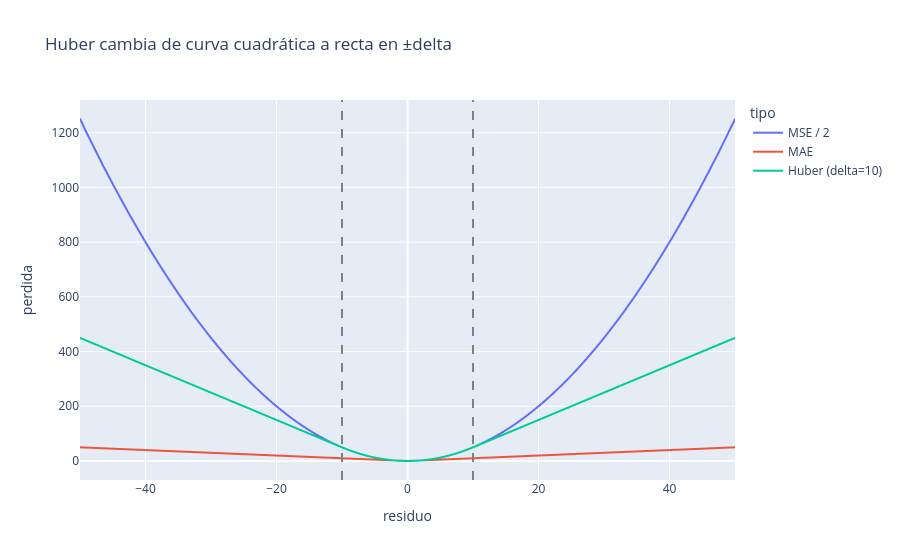

Write notebook code for a chart like this one.
### Markdown cell above
## 2. La fórmula y el umbral $\delta$

Huber usa un punto de cambio llamado $\delta$:

$$L_\delta(r) = \begin{cases}
\frac{1}{2}r^2 & \text{si } |r| \leq \delta \\n
\delta\left(|r|-\frac{1}{2}\delta\right) & \text{si } |r| > \delta
\end{cases}$$

- Dentro de $[-\delta, \delta]$, se comporta como MSE: pequeños ajustes importan y la recta queda afinada.
- Fuera de ese intervalo, se comporta como MAE: el castigo deja de crecer al cuadrado.

Si predices precios en dólares, $\delta$ está relacionado con dólares; si predices minutos, con minutos. Elegirlo exige conocer qué error todavía consideras normal.

### Code cell
import numpy as np
import polars as pl
import plotly.express as px
import plotly.graph_objects as go
from scipy.special import huber
from sklearn.datasets import load_diabetes
from sklearn.linear_model import HuberRegressor, LinearRegression, QuantileRegressor
from sklearn.metrics import mean_absolute_error, mean_squared_error, root_mean_squared_error
from sklearn.model_selection import train_test_split
from sklearn.pipeline import make_pipeline
from sklearn.preprocessing import StandardScaler

delta = 10.0
residuos = np.linspace(-50, 50, 501)
perdidas = pl.DataFrame({
    "residuo": np.concatenate([residuos, residuos, residuos]),
    "perdida": np.concatenate([residuos**2 / 2, np.abs(residuos), huber(delta, residuos)]),
    "tipo": (["MSE / 2"] * len(residuos) + ["MAE"] * len(residuos) + ["Huber (delta=10)"] * len(residuos)),
})

fig = px.line(
    perdidas, x="residuo", y="perdida", color="tipo",
    title="Huber cambia de curva cuadrática a recta en ±delta",
)
fig.add_vline(x=-delta, line_dash="dash", line_color="gray")
fig.add_vline(x=delta, line_dash="dash", line_color="gray")
fig.show()

### Figure 1 — Plotly figure (JSON) as saved in the notebook; plotly's stock layout.template omitted (floating-point values rounded to 4 significant figures; data arrays with more than 128 entries replaced by an {"elided": "..."} marker saying what was removed)
{"data": [{"hovertemplate": "tipo=MSE / 2<br>residuo=%{x}<br>perdida=%{y}<extra></extra>", "legendgroup": "MSE / 2", "line": {"color": "#636efa", "dash": "solid"}, "marker": {"symbol": "circle"}, "mode": "lines", "name": "MSE / 2", "showlegend": true, "type": "scattergl", "x": {"elided": "501 float values"}, "xaxis": "x", "y": {"elided": "501 float values"}, "yaxis": "y"}, {"hovertemplate": "tipo=MAE<br>residuo=%{x}<br>perdida=%{y}<extra></extra>", "legendgroup": "MAE", "line": {"color": "#EF553B", "dash": "solid"}, "marker": {"symbol": "circle"}, "mode": "lines", "name": "MAE", "showlegend": true, "type": "scattergl", "x": {"elided": "501 float values"}, "xaxis": "x", "y": {"elided": "501 float values"}, "yaxis": "y"}, {"hovertemplate": "tipo=Huber (delta=10)<br>residuo=%{x}<br>perdida=%{y}<extra></extra>", "legendgroup": "Huber (delta=10)", "line": {"color": "#00cc96", "dash": "solid"}, "marker": {"symbol": "circle"}, "mode": "lines", "name": "Huber (delta=10)", "showlegend": true, "type": "scattergl", "x": {"elided": "501 float values"}, "xaxis": "x", "y": {"elided": "501 float values"}, "yaxis": "y"}], "layout": {"legend": {"title": {"text": "tipo"}, "tracegroupgap": 0}, "shapes": [{"line": {"color": "gray", "dash": "dash"}, "type": "line", "x0": -10, "x1": -10, "xref": "x", "y0": 0, "y1": 1, "yref": "y domain"}, {"line": {"color": "gray", "dash": "dash"}, "type": "line", "x0": 10, "x1": 10, "xref": "x", "y0": 0, "y1": 1, "yref": "y domain"}], "title": {"text": "Huber cambia de curva cuadrática a recta en ±delta"}, "xaxis": {"anchor": "y", "domain": [0, 1], "title": {"text": "residuo"}}, "yaxis": {"anchor": "x", "domain": [0, 1], "title": {"text": "perdida"}}}}
